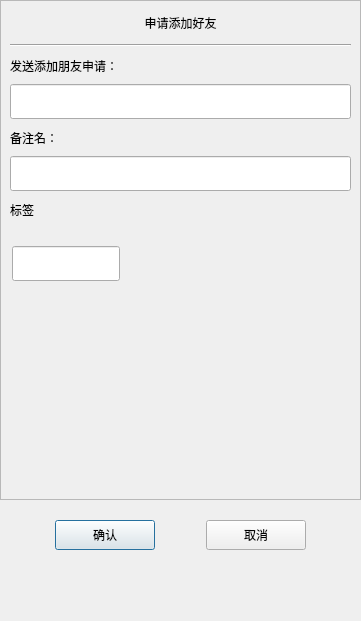
<?xml version="1.0" encoding="UTF-8"?>
<ui version="4.0">
 <class>ApplyFriend</class>
 <widget class="QDialog" name="ApplyFriend">
  <property name="geometry">
   <rect>
    <x>0</x>
    <y>0</y>
    <width>361</width>
    <height>621</height>
   </rect>
  </property>
  <property name="minimumSize">
   <size>
    <width>361</width>
    <height>621</height>
   </size>
  </property>
  <property name="maximumSize">
   <size>
    <width>361</width>
    <height>621</height>
   </size>
  </property>
  <property name="windowTitle">
   <string>Dialog</string>
  </property>
  <layout class="QVBoxLayout" name="verticalLayout">
   <property name="spacing">
    <number>0</number>
   </property>
   <property name="leftMargin">
    <number>0</number>
   </property>
   <property name="topMargin">
    <number>0</number>
   </property>
   <property name="rightMargin">
    <number>0</number>
   </property>
   <property name="bottomMargin">
    <number>0</number>
   </property>
   <item>
    <widget class="QScrollArea" name="scrollArea">
     <property name="minimumSize">
      <size>
       <width>0</width>
       <height>500</height>
      </size>
     </property>
     <property name="widgetResizable">
      <bool>true</bool>
     </property>
     <widget class="QWidget" name="scrollcontent">
      <property name="geometry">
       <rect>
        <x>0</x>
        <y>0</y>
        <width>359</width>
        <height>498</height>
       </rect>
      </property>
      <layout class="QVBoxLayout" name="verticalLayout_2">
       <property name="spacing">
        <number>0</number>
       </property>
       <property name="leftMargin">
        <number>0</number>
       </property>
       <property name="rightMargin">
        <number>0</number>
       </property>
       <item>
        <widget class="QLabel" name="apply_lb">
         <property name="minimumSize">
          <size>
           <width>0</width>
           <height>25</height>
          </size>
         </property>
         <property name="maximumSize">
          <size>
           <width>16777215</width>
           <height>25</height>
          </size>
         </property>
         <property name="text">
          <string>申请添加好友</string>
         </property>
         <property name="alignment">
          <set>Qt::AlignCenter</set>
         </property>
        </widget>
       </item>
       <item>
        <widget class="QWidget" name="apply_wid" native="true">
         <layout class="QVBoxLayout" name="verticalLayout_3">
          <item>
           <widget class="Line" name="line">
            <property name="orientation">
             <enum>Qt::Horizontal</enum>
            </property>
           </widget>
          </item>
          <item>
           <widget class="QLabel" name="label">
            <property name="minimumSize">
             <size>
              <width>0</width>
              <height>25</height>
             </size>
            </property>
            <property name="maximumSize">
             <size>
              <width>16777215</width>
              <height>25</height>
             </size>
            </property>
            <property name="text">
             <string>发送添加朋友申请：</string>
            </property>
           </widget>
          </item>
          <item>
           <widget class="CustomizeEdit" name="name_ed">
            <property name="minimumSize">
             <size>
              <width>0</width>
              <height>35</height>
             </size>
            </property>
            <property name="maximumSize">
             <size>
              <width>16777215</width>
              <height>35</height>
             </size>
            </property>
           </widget>
          </item>
          <item>
           <widget class="QLabel" name="label_2">
            <property name="minimumSize">
             <size>
              <width>0</width>
              <height>25</height>
             </size>
            </property>
            <property name="maximumSize">
             <size>
              <width>16777215</width>
              <height>25</height>
             </size>
            </property>
            <property name="text">
             <string>备注名：</string>
            </property>
           </widget>
          </item>
          <item>
           <widget class="CustomizeEdit" name="back_ed">
            <property name="minimumSize">
             <size>
              <width>0</width>
              <height>35</height>
             </size>
            </property>
            <property name="maximumSize">
             <size>
              <width>16777215</width>
              <height>35</height>
             </size>
            </property>
           </widget>
          </item>
          <item>
           <widget class="QLabel" name="label_3">
            <property name="minimumSize">
             <size>
              <width>0</width>
              <height>25</height>
             </size>
            </property>
            <property name="maximumSize">
             <size>
              <width>16777215</width>
              <height>25</height>
             </size>
            </property>
            <property name="text">
             <string>标签</string>
            </property>
           </widget>
          </item>
          <item>
           <widget class="QWidget" name="lb_group_wid" native="true">
            <property name="minimumSize">
             <size>
              <width>0</width>
              <height>50</height>
             </size>
            </property>
            <property name="maximumSize">
             <size>
              <width>16777215</width>
              <height>16777215</height>
             </size>
            </property>
            <layout class="QVBoxLayout" name="verticalLayout_5">
             <property name="spacing">
              <number>0</number>
             </property>
             <property name="leftMargin">
              <number>0</number>
             </property>
             <property name="topMargin">
              <number>0</number>
             </property>
             <property name="rightMargin">
              <number>0</number>
             </property>
             <property name="bottomMargin">
              <number>0</number>
             </property>
             <item>
              <widget class="QWidget" name="gridWidget" native="true">
               <property name="minimumSize">
                <size>
                 <width>0</width>
                 <height>40</height>
                </size>
               </property>
               <property name="maximumSize">
                <size>
                 <width>16777215</width>
                 <height>40</height>
                </size>
               </property>
               <widget class="QLineEdit" name="lb_ed">
                <property name="enabled">
                 <bool>true</bool>
                </property>
                <property name="geometry">
                 <rect>
                  <x>2</x>
                  <y>2</y>
                  <width>108</width>
                  <height>35</height>
                 </rect>
                </property>
                <property name="maximumSize">
                 <size>
                  <width>16777215</width>
                  <height>35</height>
                 </size>
                </property>
               </widget>
              </widget>
             </item>
             <item>
              <widget class="QWidget" name="input_tip_wid" native="true">
               <property name="minimumSize">
                <size>
                 <width>0</width>
                 <height>35</height>
                </size>
               </property>
               <property name="maximumSize">
                <size>
                 <width>16777215</width>
                 <height>35</height>
                </size>
               </property>
               <layout class="QVBoxLayout" name="verticalLayout_6">
                <property name="spacing">
                 <number>0</number>
                </property>
                <property name="leftMargin">
                 <number>0</number>
                </property>
                <property name="topMargin">
                 <number>0</number>
                </property>
                <property name="rightMargin">
                 <number>0</number>
                </property>
                <property name="bottomMargin">
                 <number>0</number>
                </property>
                <item>
                 <widget class="ClickedOnceLabel" name="tip_lb">
                  <property name="text">
                   <string/>
                  </property>
                 </widget>
                </item>
               </layout>
              </widget>
             </item>
            </layout>
           </widget>
          </item>
          <item>
           <widget class="QWidget" name="widget" native="true">
            <property name="minimumSize">
             <size>
              <width>0</width>
              <height>60</height>
             </size>
            </property>
            <layout class="QHBoxLayout" name="horizontalLayout_2">
             <property name="spacing">
              <number>0</number>
             </property>
             <property name="leftMargin">
              <number>0</number>
             </property>
             <property name="topMargin">
              <number>0</number>
             </property>
             <property name="rightMargin">
              <number>0</number>
             </property>
             <property name="bottomMargin">
              <number>0</number>
             </property>
             <item>
              <widget class="QWidget" name="lb_list" native="true">
               <property name="minimumSize">
                <size>
                 <width>287</width>
                 <height>50</height>
                </size>
               </property>
               <property name="maximumSize">
                <size>
                 <width>287</width>
                 <height>16777215</height>
                </size>
               </property>
              </widget>
             </item>
             <item>
              <widget class="QWidget" name="more_lb_wid" native="true">
               <property name="minimumSize">
                <size>
                 <width>30</width>
                 <height>0</height>
                </size>
               </property>
               <property name="maximumSize">
                <size>
                 <width>30</width>
                 <height>16777215</height>
                </size>
               </property>
               <layout class="QVBoxLayout" name="verticalLayout_4">
                <property name="leftMargin">
                 <number>0</number>
                </property>
                <property name="topMargin">
                 <number>0</number>
                </property>
                <property name="rightMargin">
                 <number>0</number>
                </property>
                <property name="bottomMargin">
                 <number>0</number>
                </property>
                <item>
                 <widget class="ClickedOnceLabel" name="more_lb">
                  <property name="minimumSize">
                   <size>
                    <width>25</width>
                    <height>25</height>
                   </size>
                  </property>
                  <property name="maximumSize">
                   <size>
                    <width>25</width>
                    <height>25</height>
                   </size>
                  </property>
                  <property name="text">
                   <string/>
                  </property>
                  <property name="alignment">
                   <set>Qt::AlignCenter</set>
                  </property>
                 </widget>
                </item>
               </layout>
              </widget>
             </item>
            </layout>
           </widget>
          </item>
         </layout>
        </widget>
       </item>
      </layout>
     </widget>
    </widget>
   </item>
   <item>
    <spacer name="verticalSpacer">
     <property name="orientation">
      <enum>Qt::Vertical</enum>
     </property>
     <property name="sizeType">
      <enum>QSizePolicy::Fixed</enum>
     </property>
     <property name="sizeHint" stdset="0">
      <size>
       <width>20</width>
       <height>10</height>
      </size>
     </property>
    </spacer>
   </item>
   <item>
    <widget class="QWidget" name="apply_sure_wid" native="true">
     <property name="minimumSize">
      <size>
       <width>0</width>
       <height>50</height>
      </size>
     </property>
     <layout class="QHBoxLayout" name="horizontalLayout">
      <item>
       <spacer name="horizontalSpacer">
        <property name="orientation">
         <enum>Qt::Horizontal</enum>
        </property>
        <property name="sizeHint" stdset="0">
         <size>
          <width>40</width>
          <height>20</height>
         </size>
        </property>
       </spacer>
      </item>
      <item>
       <widget class="ClickedBtn" name="sure_btn">
        <property name="minimumSize">
         <size>
          <width>100</width>
          <height>30</height>
         </size>
        </property>
        <property name="maximumSize">
         <size>
          <width>100</width>
          <height>30</height>
         </size>
        </property>
        <property name="text">
         <string>确认</string>
        </property>
       </widget>
      </item>
      <item>
       <spacer name="horizontalSpacer_3">
        <property name="orientation">
         <enum>Qt::Horizontal</enum>
        </property>
        <property name="sizeHint" stdset="0">
         <size>
          <width>40</width>
          <height>20</height>
         </size>
        </property>
       </spacer>
      </item>
      <item>
       <widget class="ClickedBtn" name="cancel_btn">
        <property name="minimumSize">
         <size>
          <width>100</width>
          <height>30</height>
         </size>
        </property>
        <property name="text">
         <string>取消</string>
        </property>
       </widget>
      </item>
      <item>
       <spacer name="horizontalSpacer_2">
        <property name="orientation">
         <enum>Qt::Horizontal</enum>
        </property>
        <property name="sizeHint" stdset="0">
         <size>
          <width>40</width>
          <height>20</height>
         </size>
        </property>
       </spacer>
      </item>
     </layout>
    </widget>
   </item>
   <item>
    <spacer name="verticalSpacer_2">
     <property name="orientation">
      <enum>Qt::Vertical</enum>
     </property>
     <property name="sizeHint" stdset="0">
      <size>
       <width>20</width>
       <height>40</height>
      </size>
     </property>
    </spacer>
   </item>
  </layout>
 </widget>
 <customwidgets>
  <customwidget>
   <class>ClickedBtn</class>
   <extends>QPushButton</extends>
   <header location="global">clickedbtn.h</header>
  </customwidget>
  <customwidget>
   <class>CustomizeEdit</class>
   <extends>QLineEdit</extends>
   <header location="global">customizeedit.h</header>
  </customwidget>
  <customwidget>
   <class>ClickedOnceLabel</class>
   <extends>QLabel</extends>
   <header location="global">clickedoncelabel.h</header>
  </customwidget>
 </customwidgets>
 <resources/>
 <connections/>
</ui>
